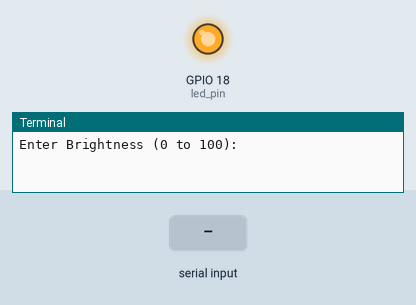
Recording of a program running on a simulated Raspberry Pi (BCM pin numbers). Parts: output pins drawn as LEDs (lit = HIGH), the last lines printed to the terminal. Inputs (shaded band) come from the test bench. At 2.8 s the program stops and its outputs stay as they are.

Above: at 1.2 s.
1.3 s: "90" typed at the terminal
At 2.4 s:
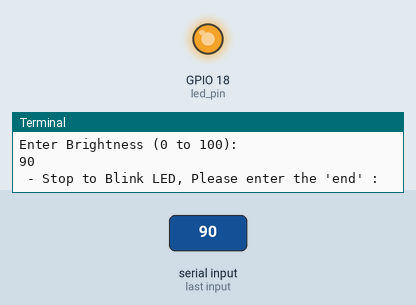
2.8 s: "end" typed at the terminal
At 3.6 s:
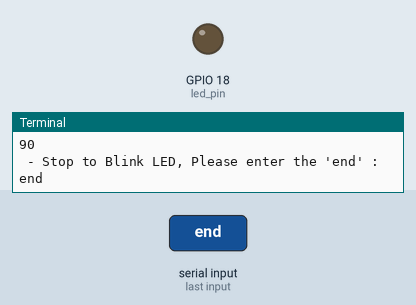
Timing chart, 0 to 4.3 s (numbered marks = the images above; inputs shaded):
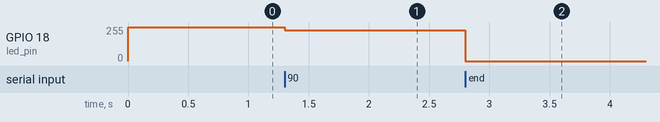

The program:

led_control_bright.py
```python
import RPi.GPIO as GPIO

led_pin = 18
GPIO.setmode(GPIO.BCM)
GPIO.setup(led_pin, GPIO.OUT)

pwm_led = GPIO.PWM(led_pin, 500)
pwm_led.start(100)

while True:
    duty_str = raw_input("Enter Brightness (0 to 100):")
    duty = int(duty_str)

    if duty > 100:
        print("wrong input value.")
    else:
        pwm_led.ChangeDutyCycle(duty)

    end_key = raw_input(" - Stop to Blink LED, Please enter the 'end' : ")
    if end_key == "end":
        break

GPIO.cleanup()
```

Measured:
- after the input at 1.3 s, GPIO 18 (led_pin): 255/255 → 230/255 at once
- after the input at 2.8 s, GPIO 18 (led_pin): 230/255 → 0/255 at once
